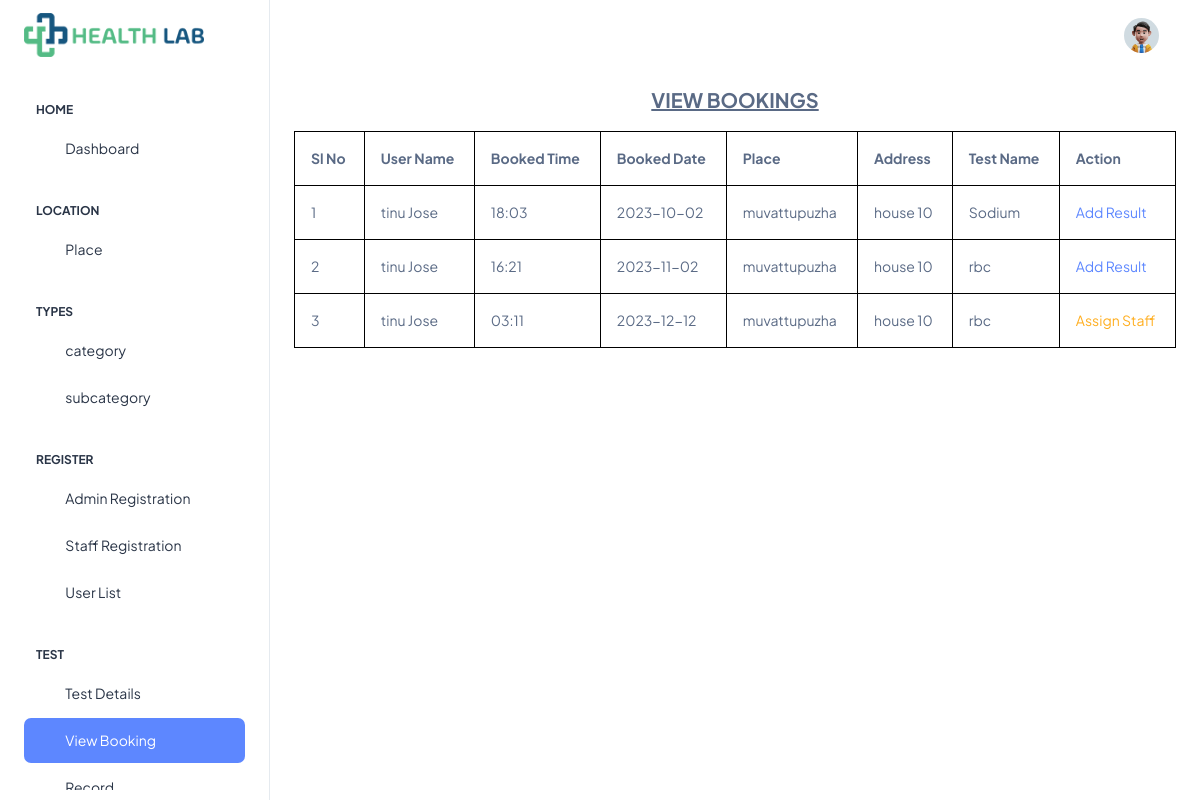
The app's page /Project/Admin/viewbooking.php (signed in) with its own data.
### tables this page shows
CREATE TABLE `tbl_booking` (
  `booking_id` int(11) NOT NULL auto_increment,
  `booking_time` varchar(50) NOT NULL,
  `booking_date` varchar(50) NOT NULL,
  `test_id` int(11) NOT NULL,
  `place_id` int(11) NOT NULL,
  `user_id` int(11) NOT NULL,
  `booking_status` varchar(50) NOT NULL default '0',
  `booked_datetime` varchar(100) NOT NULL,
  PRIMARY KEY  (`booking_id`)
);

CREATE TABLE `tbl_user` (
  `user_id` int(11) NOT NULL auto_increment,
  `user_name` varchar(50) NOT NULL,
  `user_address` varchar(100) NOT NULL,
  `user_contact` varchar(50) NOT NULL,
  `user_proof` varchar(100) NOT NULL,
  `user_email` varchar(100) NOT NULL,
  `user_password` varchar(50) NOT NULL,
  `user_photo` varchar(100) NOT NULL,
  `place_id` int(11) NOT NULL,
  `user_age` varchar(50) NOT NULL,
  `user_gender` varchar(50) NOT NULL,
  PRIMARY KEY  (`user_id`)
);

CREATE TABLE `tbl_place` (
  `place_id` int(11) NOT NULL auto_increment,
  `place_name` varchar(100) NOT NULL,
  PRIMARY KEY  (`place_id`)
);

CREATE TABLE `tbl_test` (
  `test_id` int(11) NOT NULL auto_increment,
  `test_name` varchar(100) NOT NULL,
  `test_price` varchar(50) NOT NULL,
  `subcategory_id` int(11) NOT NULL,
  PRIMARY KEY  (`test_id`)
);

### Project/Admin/viewbooking.php (the view, shortened to what this page needs)
<?php
include("Head.php");
?>
<!DOCTYPE html PUBLIC "-//W3C//DTD XHTML 1.0 Transitional//EN" "http://www.w3.org/TR/xhtml1/DTD/xhtml1-transitional.dtd">
<html xmlns="http://www.w3.org/1999/xhtml">
<head>
</head>
<body>
<p align="center" style="font-size: 20px" ><strong><u>VIEW BOOKINGS</u></strong></p>
<div align="center">
<table width="200"  style="border: 1px solid black;" class="table table-bordered">
  <tr>
  <td><strong>Sl No</strong></td>
<td><strong>User Name</strong></td>
<td><strong>Booked Time</strong></td>
<td><strong>Booked Date</strong></td>
<td><strong>Place</strong></td>
<td><strong>Address</strong></td>
<td><strong>Test Name</strong></td>
<td><strong>Action</strong></td>
  </tr>
  <tr>
    <?php
  		$i=0;
  		$selQry="select * from tbl_booking s inner join tbl_place c on c.place_id=s.place_id inner join tbl_user m on s.user_id=m.user_id inner join tbl_test n on s.test_id=n.test_id where booking_status=1 or booking_status=3 ";
		$data=mysql_query($selQry);
		while($row=mysql_fetch_array($data))
		{
			$i++;
			?>
    <td> <?php echo $i?> </td>
    <td><?php echo $row["user_name"]?></td>
    <td><?php echo $row["booking_time"]?></td>
    <td><?php echo $row["booking_date"]?></td>
    <td><?php echo $row["place_name"]?></td>
    <td><?php echo $row["user_address"]?></td>
    <td><?php echo $row["test_name"]?></td>
    <td><?php
    if($row["booking_status"]==1)
	{
	?><a href="assignstaff.php?bid=<?php echo $row['booking_id']?>" class="text-warning">Assign Staff</a>
    <?php
	}else if($row["booking_status"]==3)
	{
		?>
        <a href="addresult.php?bid=<?php echo $row['booking_id']?>" class="text-primary">Add Result</a>
        <?php
	}
	?></td>
  </tr>
          <?php
		}
   ?>
</table>
</div>
</body>
</html>
<?php
include("Foot.php");
?>

### records on screen
tbl_booking: user.user_name "tinu Jose", booking_time "18:03", booking_date "2023-10-02", place.place_name "muvattupuzha", user.user_address "house 10", test.test_name "Sodium"
tbl_booking: user.user_name "tinu Jose", booking_time "16:21", booking_date "2023-11-02", place.place_name "muvattupuzha", user.user_address "house 10", test.test_name "rbc"
tbl_booking: user.user_name "tinu Jose", booking_time "03:11", booking_date "2023-12-12", place.place_name "muvattupuzha", user.user_address "house 10", test.test_name "rbc"
